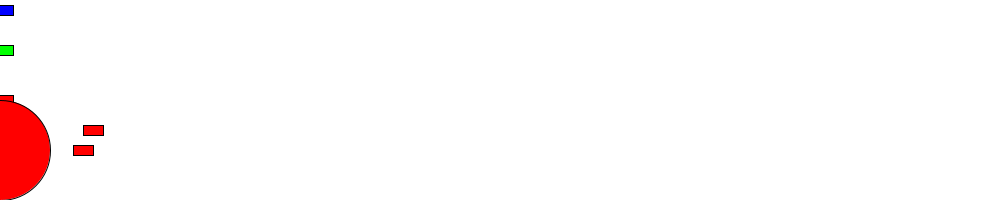
Frame 1 (no input)
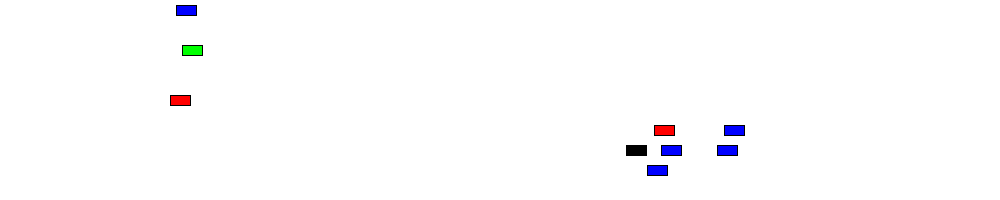
Frame 60 (the mouse pressed at the canvas centre just before this capture)
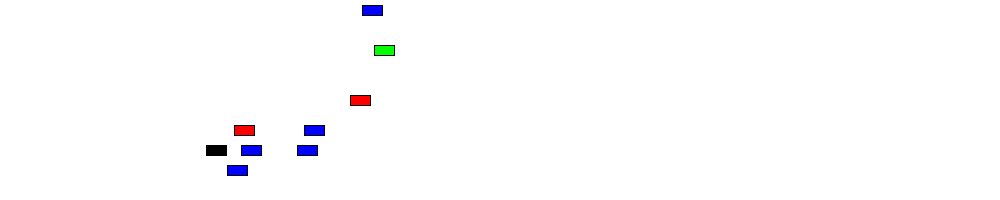
Frame 120 (the mouse held since frame 60 and released just before this capture)

The Processing sketch that drew these frames (run headless with seeded random() and noise(); from frame 60 on, the mouse is pressed at the canvas centre):

// Processing sketch: processing_105835
// ── processing_105835.pde

// http://processing.org/tutorials/objects/
 
// Example: Two Car objects
Car myCar1;
Car myCar2;// Two objects!
Car myCar3;
Car myCar4;
Car myPoliceCar;
Car myPoliceCar2;
Car myPoliceCar3;
Car myPoliceCar4;
Car myPoliceCar5;
Car myPoliceCar6;
int myPoliceflashTimer=0;
int myPoliceflashTimer2=0;
int myPoliceflashTimer3=0;
int myPoliceflashTimer4=0;
int myPoliceflashTimer5=0;
int myPoliceflashTimer6=0;
 
void setup() {
  size(1000,200);
  // Parameters go inside the parentheses when the object is constructed.
  myCar1 = new Car(color(255,0,0),0,100,3); 
  myCar2 = new Car(color(0,0,255),0,10,3.1);
  myCar3 = new Car(color(0,255,0),0,50,3.2);
  myCar4 = new Car(color(0),0,150,-7);
  myPoliceCar = new Car(color(255,0,0),40,150,-7);
  myPoliceCar2 = new Car(color(0,0,255),30,130,-7);
  myPoliceCar3 = new Car(color(255,0,0),20,170,-7);
  myPoliceCar4 = new Car(color(255,0,0),100,130,-7);
  myPoliceCar6 = new Car(color(255,0,0),90,150,-7);
}
 
void draw() {
  background(255);
  myCar1.drive();
  myCar1.display();
  myCar2.drive();
  myCar2.display();
  myCar3.drive();
  myCar3.display();
  myCar4.drive();
  myCar4.display();
  myPoliceCar.drive();
  myPoliceCar.display();
  myPoliceflashTimer = myPoliceflashTimer + 1;
  if (myPoliceflashTimer==10){
    myPoliceCar.Policeflash();
    myPoliceflashTimer=0;
  }
   myPoliceCar2.drive();
  myPoliceCar2.display();
  myPoliceflashTimer2 = myPoliceflashTimer2 + 1;
  if (myPoliceflashTimer2==10){
    myPoliceCar2.Policeflash2();
    myPoliceflashTimer2=0;
  }
  
  myPoliceCar3.drive();
  myPoliceCar3.display();
  myPoliceflashTimer3 = myPoliceflashTimer3 + 1;
  if (myPoliceflashTimer3==10){
    myPoliceCar3.Policeflash3();
    myPoliceflashTimer3=0;
  }
  
   myPoliceCar4.drive();
  myPoliceCar4.display();
  myPoliceflashTimer4 = myPoliceflashTimer4 + 1;
  if (myPoliceflashTimer4==10){
    myPoliceCar4.Policeflash4();
    myPoliceflashTimer4=0;
  }
  
  myPoliceCar6.drive();
  myPoliceCar6.display();
  myPoliceflashTimer6 = myPoliceflashTimer6 + 1;
  if (myPoliceflashTimer6==10){
    myPoliceCar6.Policeflash6();
    myPoliceflashTimer6=0;
  }
  
  
   if(myCar4.xpos < 0){
      //myCar4.xpos = width;
      fill(255,0,0);
      ellipse(0,150,100,100);
    }
  
}
 
// Even though there are multiple objects, we still only need one class. 
// No matter how many cookies we make, only one cookie cutter is needed.
class Car { 
  color c;
  float xpos;
  float ypos;
  float xspeed;
 
  // The Constructor is defined with arguments.
  Car(color tempC, float tempXpos, float tempYpos, float tempXspeed) { 
    c = tempC;
    xpos = tempXpos;
    ypos = tempYpos;
    xspeed = tempXspeed;
  }
 
  void display() {
    stroke(0);
    fill(c);
    rectMode(CENTER);
    rect(xpos,ypos,20,10);
  }
 
  void drive() {
    xpos = xpos + xspeed;
    if (xpos > width * 1.5) {
      xpos = 0;
    }
    if(xpos < -50){
      xpos = width;
    }
   
  }
  
  void Policeflash(){
    if (c==color(255,0,0)) {
      c=color(0,0,255);
    }
    else if (c==color(0,0,255)) {
      c=color(255,0,0);
    }
  }
  
  void Policeflash2(){
    if (c==color(255,0,0)) {
      c=color(0,0,255);
    }
    else if (c==color(0,0,255)) {
      c=color(255,0,0);
    }
  }
  
  void Policeflash3(){
    if (c==color(255,0,0)) {
      c=color(0,0,255);
    }
    else if (c==color(0,0,255)) {
      c=color(255,0,0);
    }
  }
  
  void Policeflash4(){
    if (c==color(255,0,0)) {
      c=color(0,0,255);
    }
    else if (c==color(0,0,255)) {
      c=color(255,0,0);
    }
  }
  
  void Policeflash5(){
    if (c==color(255,0,0)) {
      c=color(0,0,255);
    }
    else if (c==color(0,0,255)) {
      c=color(255,0,0);
    }
  }
  
  void Policeflash6(){
    if (c==color(255,0,0)) {
      c=color(0,0,255);
    }
    else if (c==color(0,0,255)) {
      c=color(255,0,0);
    }
  }
  
}
